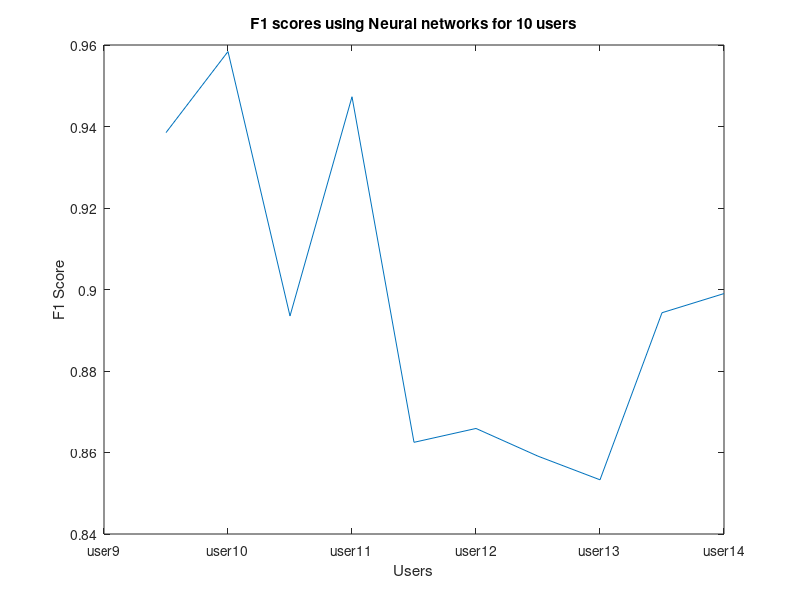
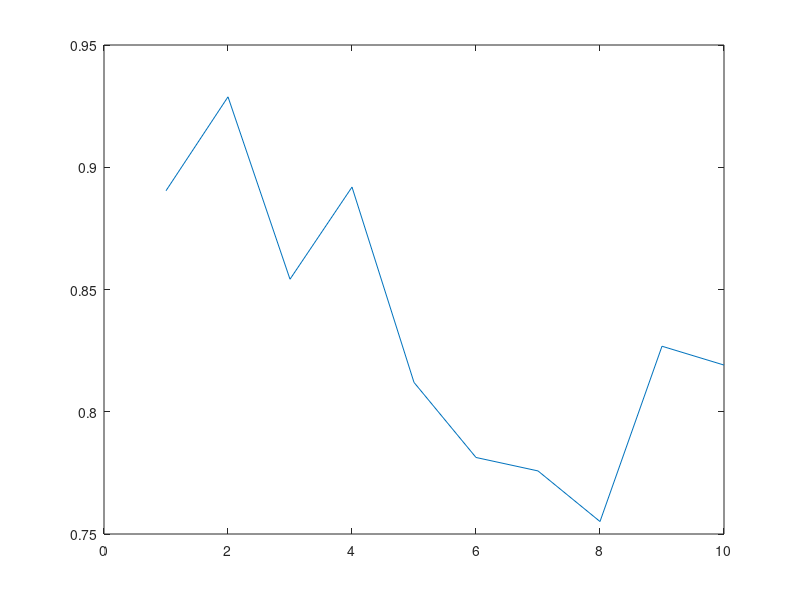

Recreate these plots in MATLAB, in order. (Note: this script raises an error after producing the figures.)
set(gca,'XTick',[1:10]);
users={'user9','user10','user11','user12','user13','user14','user16','user17','user18','user19'};
nnf1=[0.9385,0.9584,0.8935,0.9473,0.8625,0.8659,0.8591,0.8533,0.8943,0.8990];
nnpre=[0.8904,0.9288,0.8542,0.8919,0.8120,0.7813,0.7758,0.7551,0.8268,0.8191];
nnrec=[0.9926,0.9001,0.9368,1.000,0.9190,0.9709,0.9625,0.9810,0.9740,0.9962];
figure(1);
ylim([0,2]);
plot(nnf1);
% for i=1:10
%  Names(i,:)=users(i);
% end
% set(gca, 'xTickLabels',[0:100]); 
xlabel('Users');
ylabel('F1 Score');
set(gca, 'XTickLabel',users);
title('F1 scores using Neural networks for 10 users');
figure(2);
%hold on;
ylim([0,2]);
plot(nnpre);
% for i=1:10
%  Names(i,:)=users(i);
% end
set(gca, 'xTickLabels',[0:100]); 
xlabel('Users');
ylabel('Precision');
set(gca, 'XTickLabel',users);
title('Precision using Neural Networks for 10 users');
figure(3);
ylim([0,2]);
plot(nnrec);
% for i=1:10
%  Names(i,:)=users(i);
% end
set(gca, 'xTickLabels',[0:100]); 
xlabel('Users');
ylabel('Recall');
set(gca, 'XTickLabel',users);
title('Recall using Neural networks for 10 users');
%legend({'F1','Precision','Recall'},'Location','southwest');
